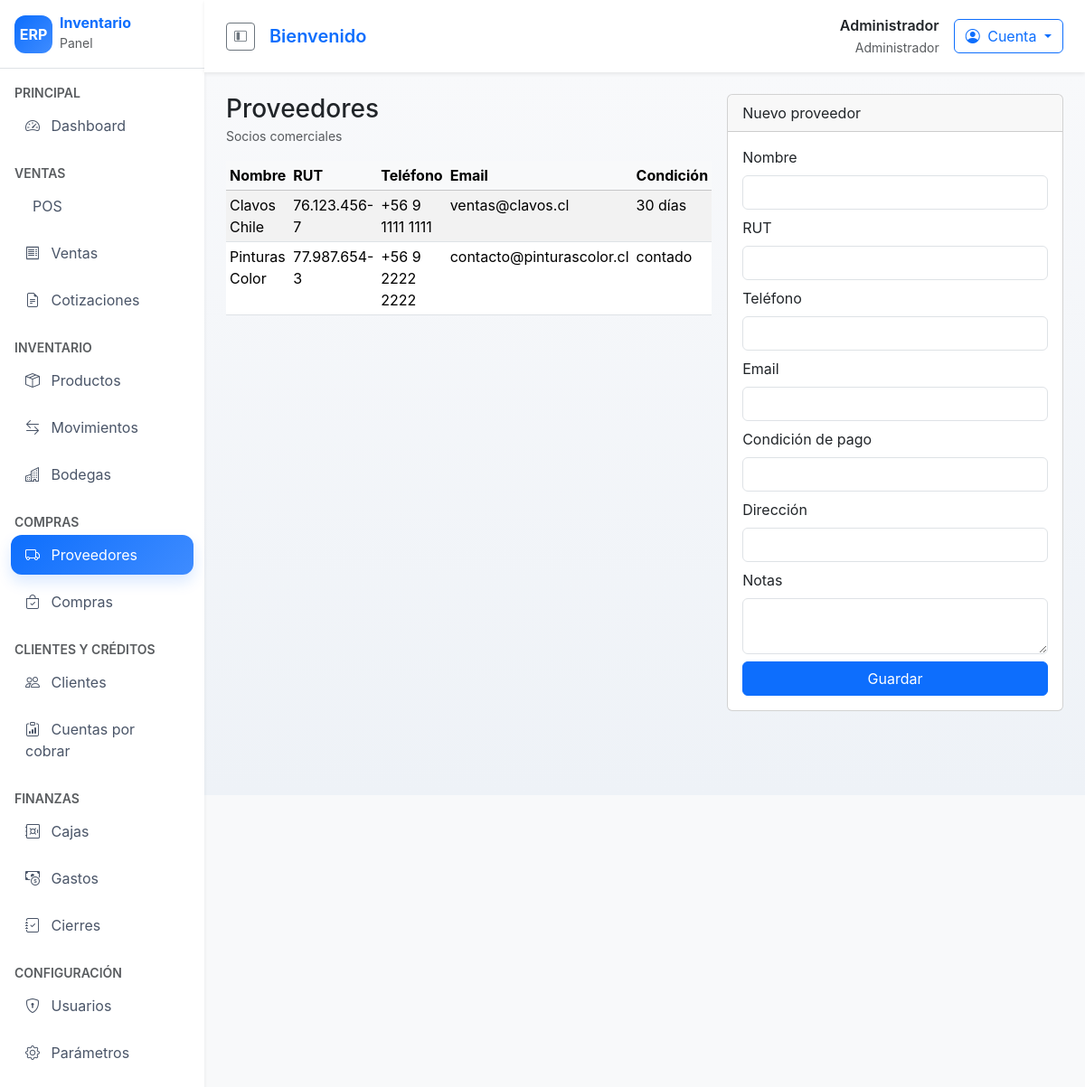
Page /proveedores (signed in) on the committed database.
### tables this page shows
CREATE TABLE providers (
    id INT AUTO_INCREMENT PRIMARY KEY,
    name VARCHAR(150) NOT NULL,
    tax_id VARCHAR(50),
    address VARCHAR(255),
    phone VARCHAR(50),
    email VARCHAR(120),
    payment_terms VARCHAR(50),
    notes TEXT
);

### app/controllers/ProviderController.php (called while the page is built, shortened)
<?php
class ProviderController extends Controller
{
    public function index(): void
    {
        $provider = new Provider();
        $this->view('providers/index', [
            'providers' => $provider->all(),
            'csrf' => Csrf::token(),
        ]);
    }
}

### app/core/Router.php (called while the page is built, shortened)
<?php
class Router
{
    private array $routes = [];
    public function get(string $path, array $handler): void
    {
        $this->routes['GET'][$path] = $handler;
    }
    public function post(string $path, array $handler): void
    {
        $this->routes['POST'][$path] = $handler;
    }
    public function dispatch(string $uri, string $method): void
    {
        $path = parse_url($uri, PHP_URL_PATH) ?: '/';
        $handler = $this->routes[$method][$path] ?? null;
        [$controllerName, $action] = $handler;
        $controller = new $controllerName();
        $controller->$action();
    }
}

### public/index.php (called while the page is built, shortened)
<?php
spl_autoload_register(function ($class) {
    $prefix = 'App\\';
    $baseDir = __DIR__ . '/../app/';
    $relativeClass = substr($class, strlen($prefix));
    $file = $baseDir . str_replace('\\', '/', $relativeClass) . '.php';
});
$router = new Router();
$router->dispatch($_SERVER['REQUEST_URI'] ?? '/', $_SERVER['REQUEST_METHOD'] ?? 'GET');

### app/core/Model.php (called while the page is built, shortened)
<?php
abstract class Model
{
    protected PDO $db;
    public function __construct()
    {
        $this->db = Database::getInstance()->getConnection();
    }
    protected function query(string $sql, array $params = []): \PDOStatement
    {
        $stmt = $this->db->prepare($sql);
        if (!$stmt->execute($params)) {
            throw new PDOException('Error ejecutando consulta');
        }
        return $stmt;
    }
}

### config/database.php (called while the page is built)
<?php
return [
    'driver' => 'mysql',
    'host' => 'localhost',
    'port' => 3306,
    'database' => 'erp_inventario',
    'username' => 'erp_user',
    'password' => 'secret',
    'charset' => 'utf8mb4',
    'collation' => 'utf8mb4_unicode_ci',
];

### app/core/Database.php (called while the page is built, shortened)
<?php
class Database
{
    private static ?Database $instance = null;
    private PDO $connection;
    private function __construct()
    {
        $config = require __DIR__ . '/../../config/database.php';
        $dsn = sprintf('%s:host=%s;port=%s;dbname=%s;charset=%s',
            $config['driver'],
            $config['host'],
            $config['port'],
            $config['database'],
            $config['charset']
        );
        try {
            $this->connection = new PDO($dsn, $config['username'], $config['password']);
            $this->connection->setAttribute(PDO::ATTR_ERRMODE, PDO::ERRMODE_EXCEPTION);
            $this->connection->setAttribute(PDO::ATTR_DEFAULT_FETCH_MODE, PDO::FETCH_ASSOC);
        } catch (PDOException $e) {
            die('Error de conexión: ' . $e->getMessage());
        }
    }
    public static function getInstance(): self
    {
        if (self::$instance === null) {
            self::$instance = new self();
        }
        return self::$instance;
    }
    public function getConnection(): PDO
    {
        return $this->connection;
    }
}

### app/models/Provider.php (called while the page is built, shortened)
<?php
class Provider extends Model
{
    public function all(): array
    {
        $stmt = $this->query('SELECT * FROM providers ORDER BY name');
        return $stmt->fetchAll();
    }
}

### app/core/Helper.php (called while the page is built, shortened)
<?php
class Helper
{
    public static function e(string $value): string
    {
        return htmlspecialchars($value, ENT_QUOTES, 'UTF-8');
    }
}

### app/views/providers/index.php (the view, shortened to what this page needs)
<div class="row mb-4">
    <div class="col-lg-7">
        <div class="d-flex justify-content-between align-items-center mb-3">
            <div>
                <h3 class="mb-0">Proveedores</h3>
                <small class="text-muted">Socios comerciales</small>
            </div>
        </div>
        <table class="table table-striped table-sm">
            <thead class="table-light">
            <tr>
                <th>Nombre</th>
                <th>RUT</th>
                <th>Teléfono</th>
                <th>Email</th>
                <th>Condición</th>
            </tr>
            </thead>
            <tbody>
            <?php foreach ($providers as $provider): ?>
                <tr>
                    <td><?php echo App\Core\Helper::e($provider['name']); ?></td>
                    <td><?php echo App\Core\Helper::e($provider['tax_id']); ?></td>
                    <td><?php echo App\Core\Helper::e($provider['phone']); ?></td>
                    <td><?php echo App\Core\Helper::e($provider['email']); ?></td>
                    <td><?php echo App\Core\Helper::e($provider['payment_terms']); ?></td>
                </tr>
            <?php endforeach; ?>
            </tbody>
        </table>
    </div>
    <div class="col-lg-5">
        <div class="card">
            <div class="card-header">Nuevo proveedor</div>
            <div class="card-body">
                <form method="POST" action="/proveedores">
                    <div class="mb-2">
                        <label class="form-label">Nombre</label>
                        <input type="text" name="name" class="form-control" required>
                    </div>
                    <div class="mb-2">
                        <label class="form-label">RUT</label>
                        <input type="text" name="tax_id" class="form-control">
                    </div>
                    <div class="mb-2">
                        <label class="form-label">Teléfono</label>
                        <input type="text" name="phone" class="form-control">
                    </div>
                    <div class="mb-2">
                        <label class="form-label">Email</label>
                        <input type="email" name="email" class="form-control">
                    </div>
                    <div class="mb-2">
                        <label class="form-label">Condición de pago</label>
                        <input type="text" name="payment_terms" class="form-control">
                    </div>
                    <div class="mb-2">
                        <label class="form-label">Dirección</label>
                        <input type="text" name="address" class="form-control">
                    </div>
                    <div class="mb-2">
                        <label class="form-label">Notas</label>
                        <textarea name="notes" class="form-control" rows="2"></textarea>
                    </div>
                    <button type="submit" class="btn btn-primary w-100">Guardar</button>
                </form>
            </div>
        </div>
    </div>
</div>

### public/assets/css/style.css (style rules this page uses)
body { background-color: #f5f6fa; font-family: 'Inter', 'Segoe UI', system-ui, -apple-system, sans-serif; }

### rows in the picture
providers: name "Clavos Chile", tax "76.123.456-7", phone "+56 9 1111 1111", email "ventas@clavos.cl", payment_terms "30 días"
providers: name "Pinturas Color", tax "77.987.654-3", phone "+56 9 2222 2222", email "contacto@pinturascolor.cl", payment_terms "contado"

### other values in the picture
Helper::e($user['name']) "Administrador"
Helper::e($user['role_name'] ?? $user['role_slug'] ?? 'Usuario') "Administrador"
